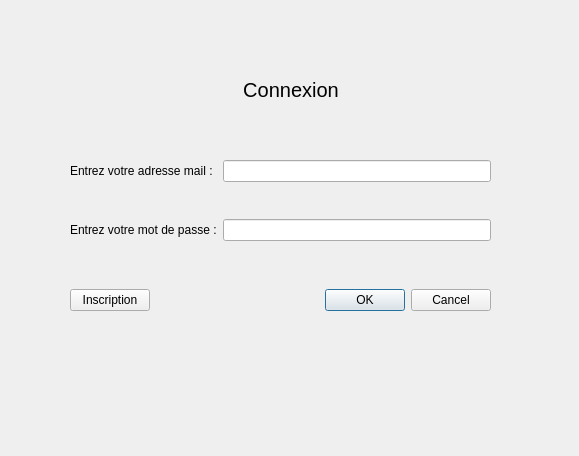
<?xml version="1.0" encoding="UTF-8"?>
<ui version="4.0">
 <class>Connexion</class>
 <widget class="QDialog" name="Connexion">
  <property name="geometry">
   <rect>
    <x>0</x>
    <y>0</y>
    <width>579</width>
    <height>456</height>
   </rect>
  </property>
  <property name="windowTitle">
   <string>Dialog</string>
  </property>
  <widget class="QWidget" name="horizontalLayoutWidget_2">
   <property name="geometry">
    <rect>
     <x>0</x>
     <y>50</y>
     <width>581</width>
     <height>80</height>
    </rect>
   </property>
   <layout class="QHBoxLayout" name="horizontalLayout_2">
    <item>
     <spacer name="horizontalSpacer">
      <property name="orientation">
       <enum>Qt::Horizontal</enum>
      </property>
      <property name="sizeHint" stdset="0">
       <size>
        <width>40</width>
        <height>20</height>
       </size>
      </property>
     </spacer>
    </item>
    <item>
     <widget class="QLabel" name="titre">
      <property name="enabled">
       <bool>true</bool>
      </property>
      <property name="sizePolicy">
       <sizepolicy hsizetype="Maximum" vsizetype="Maximum">
        <horstretch>0</horstretch>
        <verstretch>0</verstretch>
       </sizepolicy>
      </property>
      <property name="maximumSize">
       <size>
        <width>16777210</width>
        <height>16777215</height>
       </size>
      </property>
      <property name="font">
       <font>
        <pointsize>15</pointsize>
       </font>
      </property>
      <property name="cursor">
       <cursorShape>ArrowCursor</cursorShape>
      </property>
      <property name="mouseTracking">
       <bool>true</bool>
      </property>
      <property name="text">
       <string>Connexion</string>
      </property>
      <property name="alignment">
       <set>Qt::AlignCenter</set>
      </property>
     </widget>
    </item>
    <item>
     <spacer name="horizontalSpacer_2">
      <property name="orientation">
       <enum>Qt::Horizontal</enum>
      </property>
      <property name="sizeHint" stdset="0">
       <size>
        <width>40</width>
        <height>20</height>
       </size>
      </property>
     </spacer>
    </item>
   </layout>
  </widget>
  <widget class="QWidget" name="formLayoutWidget">
   <property name="geometry">
    <rect>
     <x>70</x>
     <y>160</y>
     <width>421</width>
     <height>151</height>
    </rect>
   </property>
   <layout class="QFormLayout" name="formLayout">
    <item row="0" column="0">
     <widget class="QLabel" name="label_mail">
      <property name="text">
       <string>Entrez votre adresse mail :</string>
      </property>
     </widget>
    </item>
    <item row="0" column="1">
     <widget class="QLineEdit" name="lineEdit_mail"/>
    </item>
    <item row="2" column="0">
     <widget class="QLabel" name="label_mdp">
      <property name="text">
       <string>Entrez votre mot de passe :</string>
      </property>
     </widget>
    </item>
    <item row="2" column="1">
     <widget class="QLineEdit" name="lineEdit_mdp"/>
    </item>
    <item row="4" column="1">
     <widget class="QDialogButtonBox" name="connexion">
      <property name="orientation">
       <enum>Qt::Horizontal</enum>
      </property>
      <property name="standardButtons">
       <set>QDialogButtonBox::Cancel|QDialogButtonBox::Ok</set>
      </property>
     </widget>
    </item>
    <item row="4" column="0">
     <widget class="QPushButton" name="inscription">
      <property name="text">
       <string>Inscription</string>
      </property>
     </widget>
    </item>
    <item row="3" column="0">
     <spacer name="verticalSpacer">
      <property name="orientation">
       <enum>Qt::Vertical</enum>
      </property>
      <property name="sizeHint" stdset="0">
       <size>
        <width>20</width>
        <height>40</height>
       </size>
      </property>
     </spacer>
    </item>
    <item row="1" column="0">
     <spacer name="verticalSpacer_2">
      <property name="orientation">
       <enum>Qt::Vertical</enum>
      </property>
      <property name="sizeHint" stdset="0">
       <size>
        <width>20</width>
        <height>30</height>
       </size>
      </property>
     </spacer>
    </item>
   </layout>
  </widget>
 </widget>
 <resources/>
 <connections>
  <connection>
   <sender>connexion</sender>
   <signal>accepted()</signal>
   <receiver>Connexion</receiver>
   <slot>accept()</slot>
   <hints>
    <hint type="sourcelabel">
     <x>248</x>
     <y>254</y>
    </hint>
    <hint type="destinationlabel">
     <x>157</x>
     <y>274</y>
    </hint>
   </hints>
  </connection>
  <connection>
   <sender>connexion</sender>
   <signal>rejected()</signal>
   <receiver>Connexion</receiver>
   <slot>reject()</slot>
   <hints>
    <hint type="sourcelabel">
     <x>316</x>
     <y>260</y>
    </hint>
    <hint type="destinationlabel">
     <x>286</x>
     <y>274</y>
    </hint>
   </hints>
  </connection>
 </connections>
</ui>
